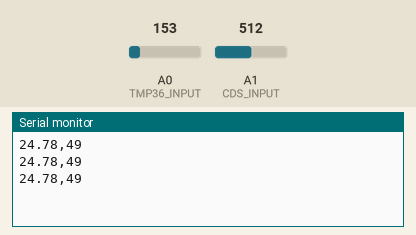
Recording of a sketch running on a simulated Arduino Uno, built with avr-gcc and run on an emulated ATmega328P. On the bench: the last lines printed to the serial monitor. The inputs (shaded band) are chosen by the test bench; at power-on: A0 (TMP36_INPUT) = 153, A1 (CDS_INPUT) = 512.

Above: at 1.3 s.
1.4 s: A0 (TMP36_INPUT) set to 165
At 1.9 s:
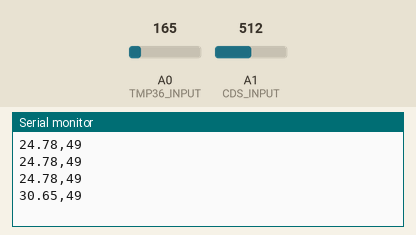
2.9 s: A1 (CDS_INPUT) set to 716
At 3.4 s:
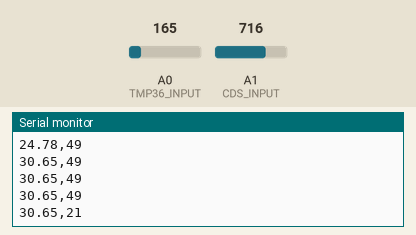
4.4 s: A0 (TMP36_INPUT) set to 175
At 4.9 s:
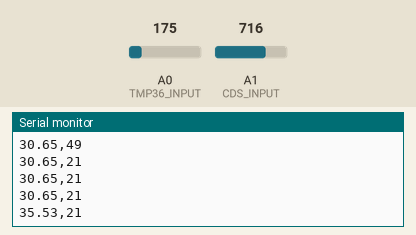
5.9 s: A1 (CDS_INPUT) set to 900
At 6.4 s:
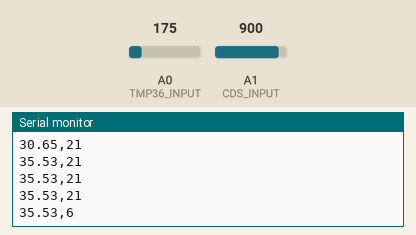
Timing chart, 0 to 8.4 s (numbered marks = the images above; inputs shaded):
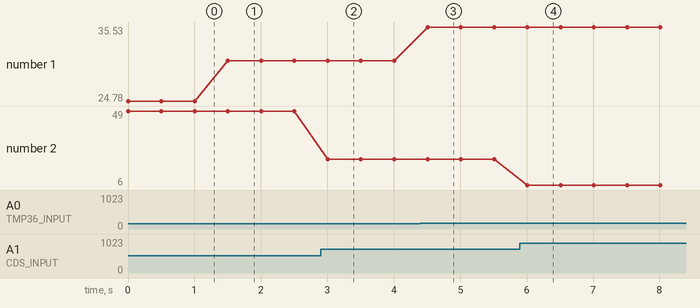

Measured:
- after the input at 1.4 s, the serial monitor: prints a new line after 0.10 s (image 1)
- after the input at 2.9 s, the serial monitor: prints a new line after 0.11 s (image 2)
- after the input at 4.4 s, the serial monitor: prints a new line after 0.11 s (image 3)
- after the input at 5.9 s, the serial monitor: prints a new line after 0.11 s (image 4)
- plotted number 1: 24.78 → 30.65 after the input at 1.4 s, 30.65 → 35.53 after the input at 4.4 s
- plotted number 2: 49 → 21 after the input at 2.9 s, 21 → 6 after the input at 5.9 s

The sketch:

AA13_tmp36_cds.ino
```cpp
/*
 온도, 빛 입력 LCD 모니터링 및 제어
*/
#define TMP36_INPUT 0   // A0
#define CDS_INPUT 1     // A1

void setup() {
  Serial.begin(9600);
// 16X2 LCD 모듈 설정하고 백라이트를 켠다.
//
// 모든 메세지를 삭제한 뒤
// 숫자를 제외한 부분들을 미리 출력시킨다.

 }

void loop(){
  // Temperature from TMP36
  int temp_value = analogRead(TMP36_INPUT);
  // converting the analog value to voltage
  float voltage = temp_value * 5.0 * 1000;  // in mV
  voltage /= 1023.0;
  float tempC = (voltage - 500) / 10 ;  // in C

  // Lux from CdS (LDR)
  int cds_value = analogRead(CDS_INPUT);
  int lux = int(luminosity(cds_value));  // in lux

  Serial.print(tempC);
  Serial.print(",");
  Serial.println(lux);

  delay(500);
}

//Voltage to Lux
double luminosity (int RawADC0){
  double Vout=RawADC0*5.0/1023;  // 5/1023 (Vin = 5 V)
  double lux=(2500/Vout-500)/10;
  // lux = 500 / Rldr,
  // Vout = Ildr*Rldr = (5/(10 + Rldr))*Rldr
  return lux;
}
```
